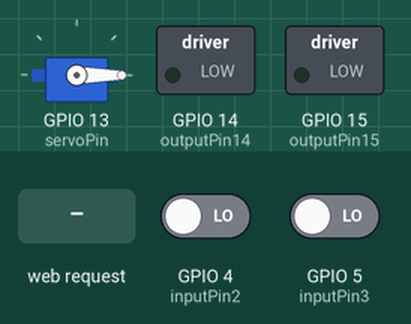
Simulated run of this sketch. Board: ESP32. Parts: servo, switched loads named in the sketch (green lamp = pin HIGH). The test bench sets the inputs (shaded band); at power-on: GPIO 5 (inputPin3) LOW, GPIO 4 (inputPin2) LOW. WiFi joins after 1.5 s; servers stay silent unless stated; what the sketch prints to the serial monitor is not drawn.

Above: at 2.7 s.
2.8 s: GPIO 5 (inputPin3) driven HIGH
At 3.6 s:
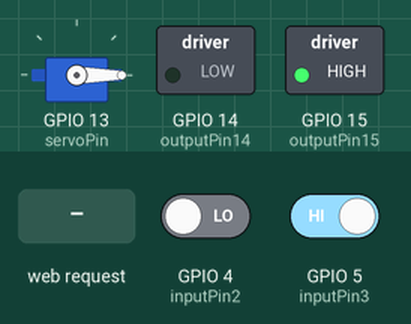
4.3 s: HTTP request GET /90 received
At 5.1 s:
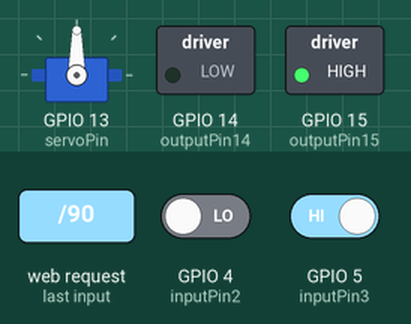
5.8 s: HTTP request GET /0 received
At 6.2 s:
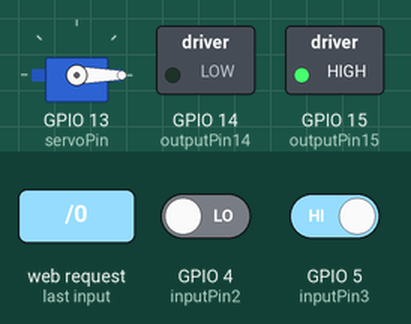
11.8 s: GPIO 4 (inputPin2) driven HIGH and GPIO 5 (inputPin3) driven LOW
At 13.0 s:
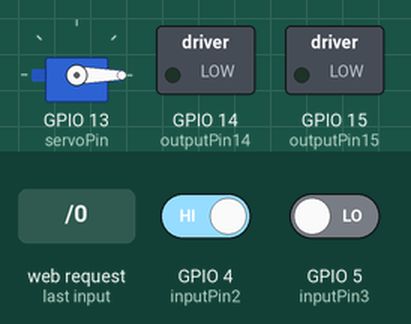
13.3 s: HTTP request GET /90 received
At 14.0 s:
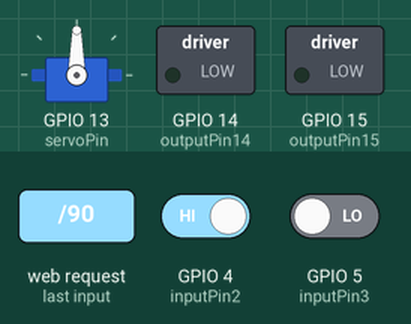
Timing chart, 0 to 15.8 s (numbered marks = the images above; inputs shaded):
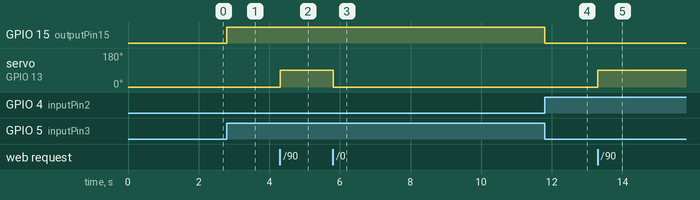

The sketch:

servoControllerboard.ino
```cpp
#include <WiFi.h>
#include <WebServer.h>
#include <ESP32Servo.h>

// --- Configuration: Change these values ---
const char* ssid = "Richywifi_2.4G_hz";       // **Replace with your Wi-Fi name**
const char* password = "ld0804013242"; // **Replace with your Wi-Fi password**
const int servoPin = 13;                      // The GPIO pin the servo signal is connected to
// ---------------------
bool movingUp = false;

const int inputPin1 = 2; // Lock
const int inputPin2 = 4; // Stopper top
const int inputPin3 = 5; // Stopper bottom
const int outputPin14 = 14; //Go down
const int outputPin15 = 15; //Go up

int previousStatePin1 = LOW; // Tracks state for Pin 1 edge detection
// (previousStatePin3 is NOT needed for level reset, but we need a latch state)
bool latchActive = false;

WebServer server(80);
Servo myServo; // Create a Servo object

//void checkLatchingLogic() {
//    int currentStatePin1 = digitalRead(inputPin1);
//    int currentStatePin3 = digitalRead(inputPin3);
//
//    if (currentStatePin1 == HIGH && previousStatePin1 == LOW) {
//        if (!latchActive) { // Only set if not already active
//            latchActive = true;
//            digitalWrite(outputPin14, HIGH); // **ACTION: Set Output HIGH**
//            Serial.println("LATCH SET: Pin 1 went HIGH. Output 14 is now HIGH.");
//        }
//    }
//
//    if (latchActive && currentStatePin3 == HIGH) {
//        latchActive = false;
//        digitalWrite(outputPin14, LOW); // **ACTION: Reset Output LOW**
//        Serial.println("LATCH RESET: Pin 3 is HIGH. Output 14 is now LOW.");
//    }
//
//    // 3. --- Update Previous State for Next Cycle ---
//    previousStatePin1 = currentStatePin1;
//    // previousStatePin3 is NOT updated/used since we are looking for a HIGH level, not an edge.
//}

// --- Motor Control Logic ---
void checkMotorControl() {
    int currentStatePin2 = digitalRead(inputPin2); // Stopper top
    int currentStatePin3 = digitalRead(inputPin3); // Stopper bottom/Start Up

    // --- PHASE 1: START UP (Triggered by Pin 3 HIGH) ---
    if (currentStatePin3 == HIGH) {
        // 1. Reset the Down Latch (outputPin14 is handled below)
        latchActive = false;

        // 2. Start UP movement
        digitalWrite(outputPin14, LOW);  // Ensure Go Down is OFF
        digitalWrite(outputPin15, HIGH); // **ACTION: Go Up is ON**
        movingUp = true;
        Serial.println("MOTOR CONTROL: Pin 3 HIGH. STARTING UP.");
    }

    // --- PHASE 2: STOP UP (Triggered by movingUp and Pin 2 HIGH) ---
    // If we are currently moving UP AND hit the Stopper Top (Pin 2 HIGH)
    else if (movingUp && currentStatePin2 == HIGH) {
        digitalWrite(outputPin15, LOW); // **ACTION: Go Up is OFF**

        // Prepare for next Latch: set previous state of pin 1 to be HIGH
        previousStatePin1 = HIGH;

        movingUp = false;
        Serial.println("MOTOR CONTROL: Pin 2 HIGH reached. STOPPING UP. Ready for next DOWN command.");
    }

    // --- PHASE 3: GO DOWN (Triggered by Latch Active and NOT moving UP) ---
    // This is the action for the Pin 1 trigger (only if we're not moving UP)
    else if (latchActive && !movingUp) {
        digitalWrite(outputPin14, HIGH);
        digitalWrite(outputPin15, LOW); // Ensure Go Up is OFF
    }

    // --- PHASE 4: IDLE/SAFETY ---
    // Ensure all outputs are LOW if no action is commanded
    else if (!latchActive && !movingUp) {
        digitalWrite(outputPin14, LOW);
        digitalWrite(outputPin15, LOW);
    }
}

void handleRoot() {
  server.send(200, "text/plain", "ESP32 Servo Controller Ready. Use /0 or /90 paths.");
}

void handleZero() {
  Serial.println("Command received: 0 -> Setting servo to 0 degrees.");
  myServo.write(0); // Set the servo to 0 degrees

  // Confirmation sent back to the client/browser
  server.send(200, "text/plain", "ACK: Servo set to 0 degrees.");
}

void handleNinety() {
  Serial.println("Command received: 90 -> Setting servo to 90 degrees.");
  myServo.write(90); // Set the servo to 90 degrees

  // Confirmation sent back to the client/browser
  server.send(200, "text/plain", "ACK: Servo set to 90 degrees.");
}

void handleStatus() {
  // Read the current state of the three digital input pins
  int state1 = digitalRead(inputPin1);
  int state2 = digitalRead(inputPin2);//Stopper top
  int state3 = digitalRead(inputPin3);//Stopper Bottom

  int state14 = digitalRead(outputPin14);

  String statusMessage = "--- Device Status ---\n";

  server.send(200, "text/plain", statusMessage);
  Serial.println("Status command received. Pins reported.");
}

void setup() {
  Serial.begin(115200);

  pinMode(inputPin1, INPUT_PULLDOWN);
  pinMode(inputPin2, INPUT_PULLDOWN);
  pinMode(inputPin3, INPUT_PULLDOWN);

  pinMode(outputPin14, OUTPUT);
  digitalWrite(outputPin14, LOW);
  pinMode(outputPin15, OUTPUT);
  digitalWrite(outputPin15, LOW);

  // 1. Servo Setup
  myServo.setPeriodHertz(50);      // Standard 50 Hz servo signal
  myServo.attach(servoPin);        // Attach the servo object to the pin
  myServo.write(0);                // Initialize the servo position to 0 degrees

  // 2. Wi-Fi Connection
  WiFi.mode(WIFI_STA);
  WiFi.begin(ssid, password);

  while (WiFi.status() != WL_CONNECTED) {
    delay(500);
    Serial.print(".");
  }

  Serial.println("\nConnected!");
  Serial.print("IP Address: ");
  Serial.println(WiFi.localIP());

  // 3. Server Handlers Setup
  server.on("/", handleRoot);
  server.on("/0", handleZero);
  server.on("/90", handleNinety);
  server.on("/status", handleStatus);

  // 4. Start Server
  server.begin();
}

void loop() {
  server.handleClient();
  checkMotorControl();
}
```

Measured:
- after the input at 2.8 s, GPIO 15 (outputPin15): LOW → HIGH at once
- after the input at 4.3 s, servo on GPIO 13 (servoPin): 0° → 90° at once
- after the input at 5.8 s, servo on GPIO 13 (servoPin): 90° → 0° at once
- after the input at 11.8 s, GPIO 15 (outputPin15): HIGH → LOW at once
- after the input at 13.3 s, servo on GPIO 13 (servoPin): 0° → 90° at once
